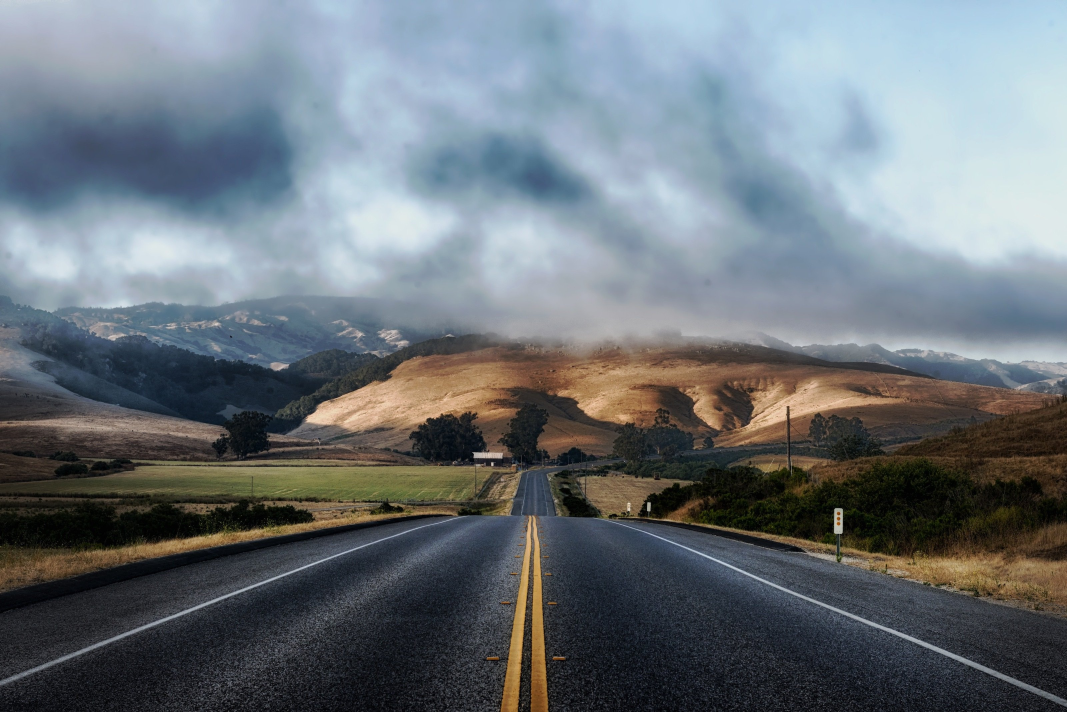
#> input picture image.jpg.jpg, 3200 x 2136 px (shown at 1/3 size)
$ python -i detect_pothole.py   (imports and definitions only)
#> lines starting #> are read from the running program, lines starting #| are printed output that depends on the picture; after the words box and inside, x2 and y2 are one past the last pixel; in counts of white or black regions, pixels touching at a corner belong together
import cv2
import numpy as np

def detect_pothole(image_path):

#> called with image_path = 'image.jpg.jpg'
    img = cv2.imread(image_path)
#> img is the input picture: shape (2136, 3200, 3); mean B, G, R 120.9, 114.8, 107.1
    gray = cv2.cvtColor(img, cv2.COLOR_BGR2GRAY)
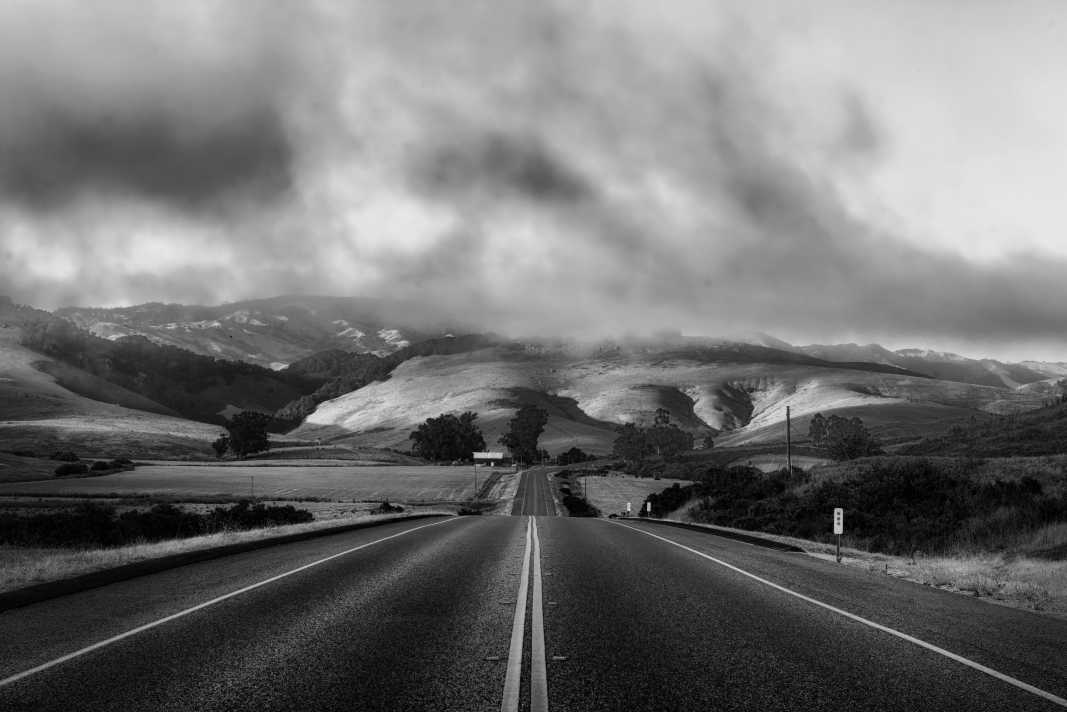
#> gray: shape (2136, 3200) (shown at 1/3 size); min 0, max 239, mean 113.2

    # Blur for noise removal
    blur = cv2.GaussianBlur(gray, (5,5), 0)

    # Edge detection
    edges = cv2.Canny(blur, 50, 150)
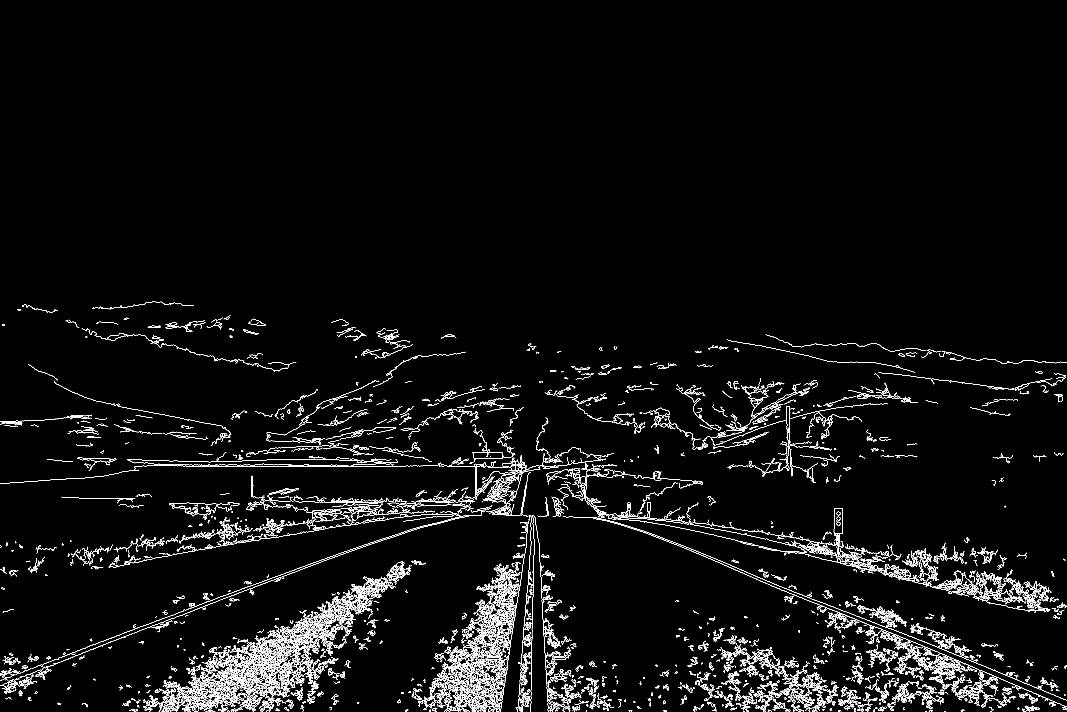
#> edges: shape (2136, 3200) (shown at 1/3 size); 2.7% white in thin lines or dots, all inside (x1, y1, x2, y2) = (0, 905, 3200, 2136)

    # Threshold dark regions
    _, thresh = cv2.threshold(blur, 70, 255, cv2.THRESH_BINARY_INV)
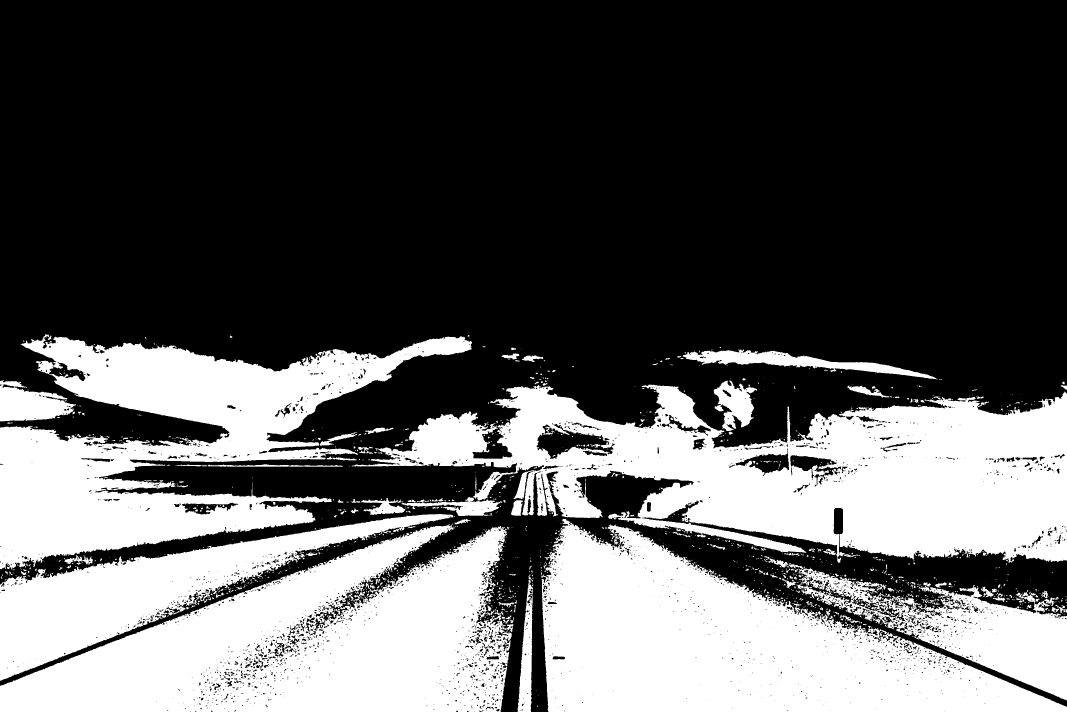
#> thresh: shape (2136, 3200) (shown at 1/3 size); 34.9% white; 1495 white regions (1153 under 20 px), largest, box (x1, y1, x2, y2) and area: (1055, 1154, 3200, 1688) 601508, (0, 1571, 1535, 2136) 493534, (1624, 1556, 3200, 2136) 480404

    # Combine edges + dark regions
    combined = cv2.bitwise_or(edges, thresh)
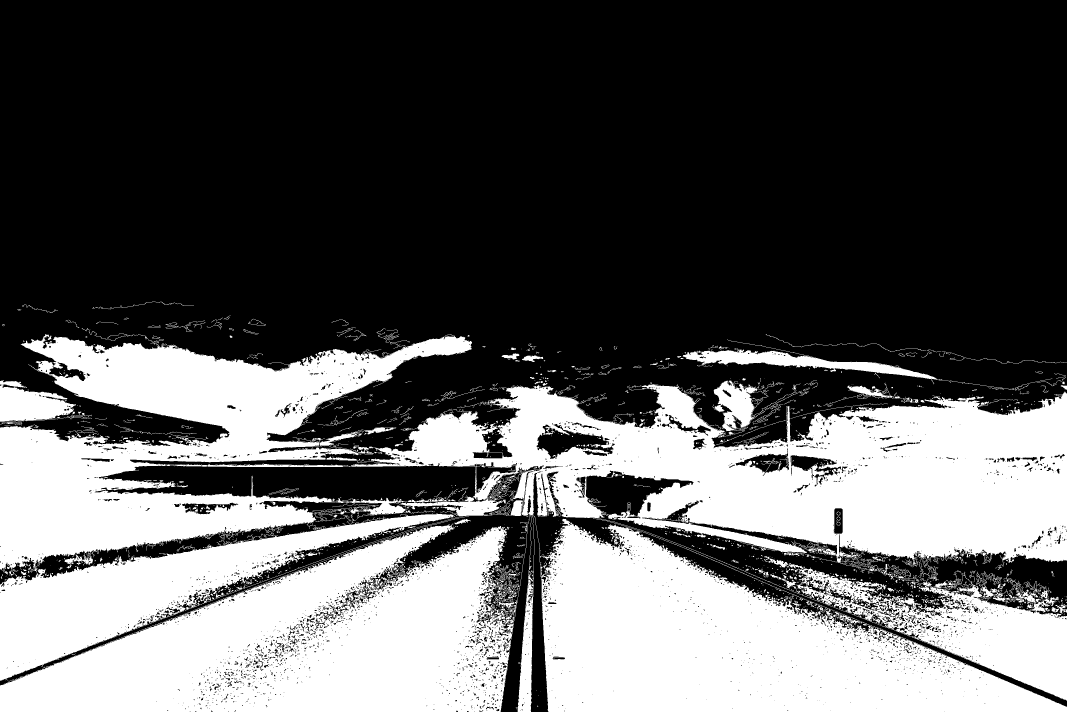
#> combined: shape (2136, 3200) (shown at 1/3 size); 36% white; 1438 white regions (898 under 20 px), largest, box (x1, y1, x2, y2) and area: (0, 1002, 3200, 2102) 1357101, (0, 1546, 3200, 2136) 1003434, (2048, 1019, 2853, 1153) 20876

    # Morphological closing (fill gaps)
    kernel = np.ones((5,5), np.uint8)
    closing = cv2.morphologyEx(combined, cv2.MORPH_CLOSE, kernel)
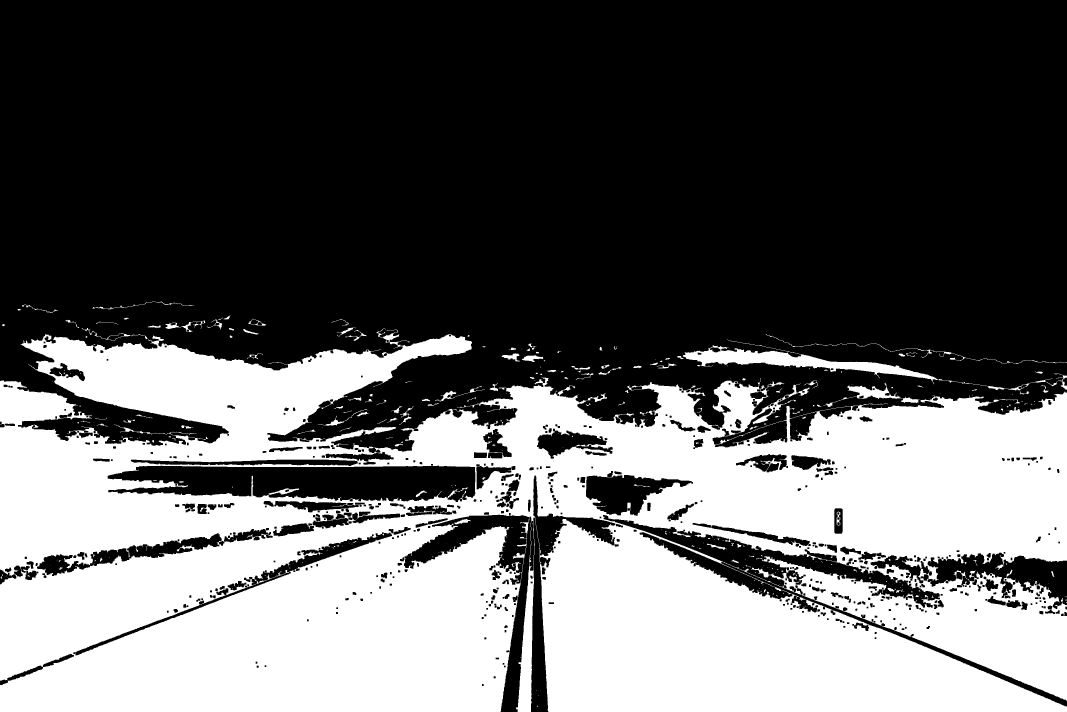
#> closing: shape (2136, 3200) (shown at 1/3 size); 38.2% white; 362 white regions (219 under 20 px)

    contours, _ = cv2.findContours(closing, cv2.RETR_EXTERNAL, cv2.CHAIN_APPROX_SIMPLE)
#> contours = 180 contours, 98 with area under 20; largest, box (x1, y1, x2, y2) and area: (0, 984, 3200, 2136) 2943606, (2048, 1019, 3173, 1172) 22610, (2470, 1148, 2707, 1221) 3238, (497, 961, 617, 996) 914, (1305, 1159, 1455, 1205) 649

    detections = []

    for cnt in contours:
        area = cv2.contourArea(cnt)

        if area > 800:  # filter small noise

            x, y, w, h = cv2.boundingRect(cnt)

            detections.append({
                "x": int(x),
                "y": int(y),
                "w": int(w),
                "h": int(h),
                "label": "pothole",
                "confidence": 0.8
            })
#> this loop made 180 passes
#> (area, x, y, w, h) on passes 106, 157, 165, 170: (3238, 2470, 1148, 237, 73), (22610, 2048, 1019, 1125, 153), (2943606.5, 0, 984, 3200, 1152), (913.5, 497, 961, 120, 35)
#> area on passes 7, 15, 18, 23, 33, 36: 26.5, 51, 71, 22.5, 49, 53.5
#> after the loop, detections = 4 items

    return detections

>>> result = detect_pothole('image.jpg.jpg')
#> result = 4 items

$ run again, on test.jpg
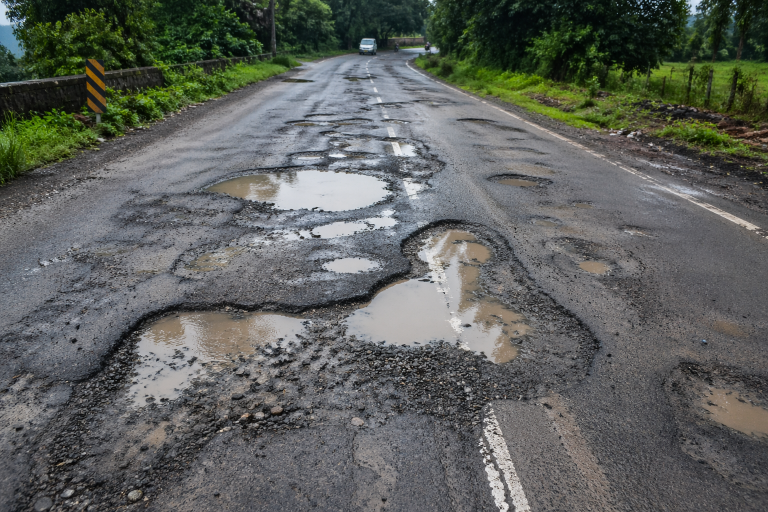
#> input picture test.jpg, 1536 x 1024 px (shown at 1/2 size)
#> in detect_pothole, img is the input picture: shape (1024, 1536, 3); mean B, G, R 92.9, 97.3, 94
#> in detect_pothole, `edges = cv2.Canny(blur, 50, 150)`:
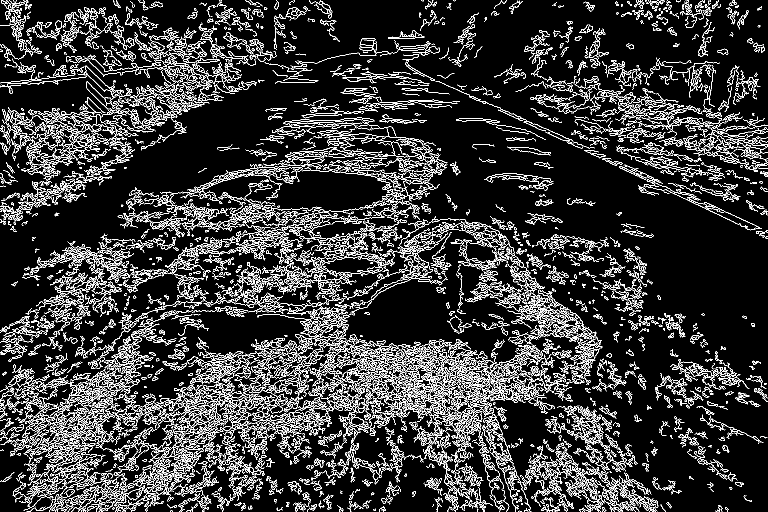
#> edges: shape (1024, 1536) (shown at 1/2 size); 13.5% white in thin lines or dots
#> thresh: shape (1024, 1536); 25.8% white; 2724 white regions (2125 under 20 px), largest, box (x1, y1, x2, y2) and area: (0, 0, 1536, 290) 239643, (6, 521, 825, 1024) 52679, (1262, 258, 1536, 390) 11937
#> combined: shape (1024, 1536); 35.9% white; 2433 white regions (1090 under 20 px), largest, box (x1, y1, x2, y2) and area: (0, 0, 1536, 403) 282918, (6, 432, 1073, 1024) 81881, (601, 649, 1136, 919) 30770
#> in detect_pothole, `closing = cv2.morphologyEx(combined, cv2.MORPH_CLOSE, kernel)`:
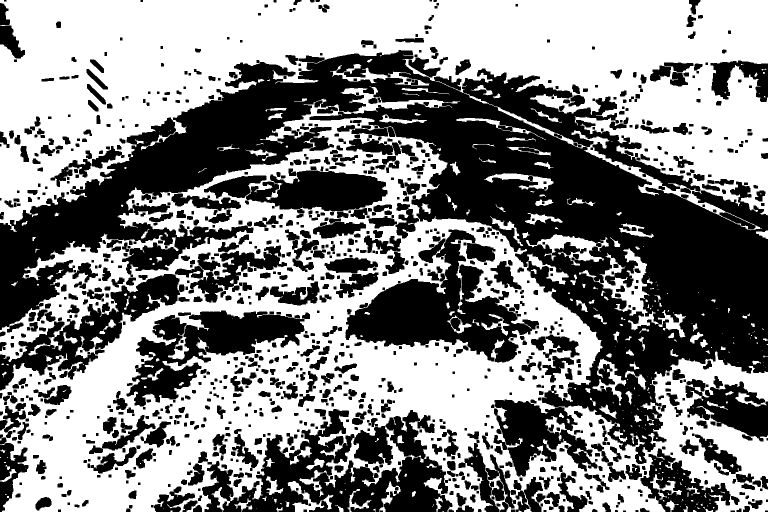
#> closing: shape (1024, 1536) (shown at 1/2 size); 52.8% white; 1094 black regions (8 under 20 px)
#> contours = 315 contours, 190 with area under 20; largest, box (x1, y1, x2, y2) and area: (0, 173, 1536, 1024) 670498, (0, 0, 1536, 464) 395462, (1158, 497, 1317, 661) 5924, (1052, 468, 1218, 531) 3142, (660, 128, 859, 171) 1821
#> the loop in detect_pothole, `for cnt in contours:` made 315 passes
#> (area, x, y, w, h) on passes 63, 149, 198, 243, 244, 251, 275, 294: (1452, 575, 962, 92, 62), (1368.5, 1185, 717, 68, 94), (892, 1316, 620, 56, 55), (1188, 1054, 507, 84, 62), (5924, 1158, 497, 159, 164), (3141.5, 1052, 468, 166, 63), (1589.5, 968, 346, 139, 35), (922, 913, 236, 179, 44)
#> after the loop in detect_pothole, `for cnt in contours:`: detections = 11 items
